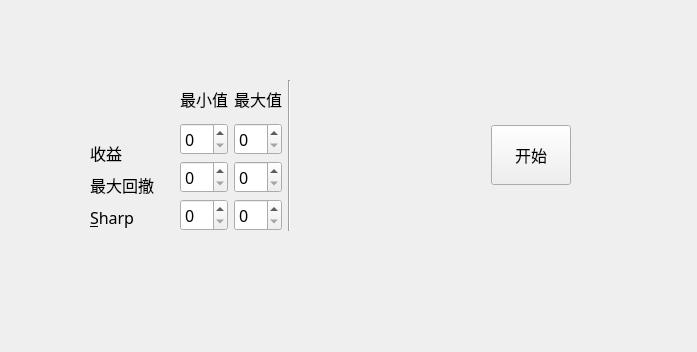
<?xml version="1.0" encoding="UTF-8"?>
<ui version="4.0">
 <class>Form</class>
 <widget class="QWidget" name="Form">
  <property name="geometry">
   <rect>
    <x>0</x>
    <y>0</y>
    <width>697</width>
    <height>352</height>
   </rect>
  </property>
  <property name="font">
   <font>
    <family>AR PL UKai TW</family>
    <pointsize>12</pointsize>
   </font>
  </property>
  <property name="windowTitle">
   <string>Form</string>
  </property>
  <property name="autoFillBackground">
   <bool>true</bool>
  </property>
  <widget class="QWidget" name="">
   <property name="geometry">
    <rect>
     <x>90</x>
     <y>80</y>
     <width>481</width>
     <height>151</height>
    </rect>
   </property>
   <layout class="QHBoxLayout" name="horizontalLayout">
    <item>
     <layout class="QVBoxLayout" name="verticalLayout">
      <item>
       <widget class="QLabel" name="label_6">
        <property name="sizePolicy">
         <sizepolicy hsizetype="Preferred" vsizetype="Preferred">
          <horstretch>0</horstretch>
          <verstretch>2</verstretch>
         </sizepolicy>
        </property>
        <property name="text">
         <string/>
        </property>
       </widget>
      </item>
      <item>
       <widget class="QLabel" name="label">
        <property name="sizePolicy">
         <sizepolicy hsizetype="Preferred" vsizetype="Preferred">
          <horstretch>0</horstretch>
          <verstretch>1</verstretch>
         </sizepolicy>
        </property>
        <property name="text">
         <string>收益</string>
        </property>
       </widget>
      </item>
      <item>
       <widget class="QLabel" name="label_2">
        <property name="sizePolicy">
         <sizepolicy hsizetype="Preferred" vsizetype="Preferred">
          <horstretch>0</horstretch>
          <verstretch>1</verstretch>
         </sizepolicy>
        </property>
        <property name="text">
         <string>最大回撤</string>
        </property>
       </widget>
      </item>
      <item>
       <widget class="QLabel" name="label_3">
        <property name="sizePolicy">
         <sizepolicy hsizetype="Preferred" vsizetype="Preferred">
          <horstretch>0</horstretch>
          <verstretch>1</verstretch>
         </sizepolicy>
        </property>
        <property name="text">
         <string>&amp;Sharp</string>
        </property>
        <property name="buddy">
         <cstring>spinBox_sharp_min</cstring>
        </property>
       </widget>
      </item>
     </layout>
    </item>
    <item>
     <spacer name="verticalSpacer">
      <property name="orientation">
       <enum>Qt::Vertical</enum>
      </property>
      <property name="sizeHint" stdset="0">
       <size>
        <width>20</width>
        <height>40</height>
       </size>
      </property>
     </spacer>
    </item>
    <item>
     <layout class="QGridLayout" name="gridLayout">
      <item row="0" column="0">
       <widget class="QLabel" name="label_4">
        <property name="sizePolicy">
         <sizepolicy hsizetype="Preferred" vsizetype="Preferred">
          <horstretch>0</horstretch>
          <verstretch>0</verstretch>
         </sizepolicy>
        </property>
        <property name="text">
         <string>最小值</string>
        </property>
       </widget>
      </item>
      <item row="0" column="1">
       <widget class="QLabel" name="label_5">
        <property name="sizePolicy">
         <sizepolicy hsizetype="Preferred" vsizetype="Preferred">
          <horstretch>0</horstretch>
          <verstretch>0</verstretch>
         </sizepolicy>
        </property>
        <property name="text">
         <string>最大值</string>
        </property>
       </widget>
      </item>
      <item row="1" column="0">
       <widget class="QSpinBox" name="spinBox_returns_min"/>
      </item>
      <item row="1" column="1">
       <widget class="QSpinBox" name="spinBox_returns_max"/>
      </item>
      <item row="2" column="0">
       <widget class="QSpinBox" name="spinBox_maxdrawdown_min"/>
      </item>
      <item row="2" column="1">
       <widget class="QSpinBox" name="spinBox_maxdrawdown_max"/>
      </item>
      <item row="3" column="0">
       <widget class="QSpinBox" name="spinBox_sharp_min"/>
      </item>
      <item row="3" column="1">
       <widget class="QSpinBox" name="spinBox_sharp_max"/>
      </item>
     </layout>
    </item>
    <item>
     <widget class="Line" name="line">
      <property name="orientation">
       <enum>Qt::Vertical</enum>
      </property>
     </widget>
    </item>
    <item>
     <spacer name="horizontalSpacer">
      <property name="orientation">
       <enum>Qt::Horizontal</enum>
      </property>
      <property name="sizeHint" stdset="0">
       <size>
        <width>50</width>
        <height>20</height>
       </size>
      </property>
     </spacer>
    </item>
    <item>
     <widget class="QPushButton" name="pushButton">
      <property name="minimumSize">
       <size>
        <width>60</width>
        <height>60</height>
       </size>
      </property>
      <property name="text">
       <string>开始</string>
      </property>
     </widget>
    </item>
   </layout>
  </widget>
 </widget>
 <tabstops>
  <tabstop>spinBox_returns_min</tabstop>
  <tabstop>spinBox_returns_max</tabstop>
  <tabstop>spinBox_maxdrawdown_min</tabstop>
  <tabstop>spinBox_maxdrawdown_max</tabstop>
  <tabstop>spinBox_sharp_min</tabstop>
  <tabstop>spinBox_sharp_max</tabstop>
  <tabstop>pushButton</tabstop>
 </tabstops>
 <resources/>
 <connections>
  <connection>
   <sender>pushButton</sender>
   <signal>clicked()</signal>
   <receiver>Form</receiver>
   <slot>pushButton_Clicked()</slot>
   <hints>
    <hint type="sourcelabel">
     <x>497</x>
     <y>174</y>
    </hint>
    <hint type="destinationlabel">
     <x>537</x>
     <y>250</y>
    </hint>
   </hints>
  </connection>
 </connections>
 <slots>
  <slot>pushButton_Clicked()</slot>
 </slots>
</ui>
